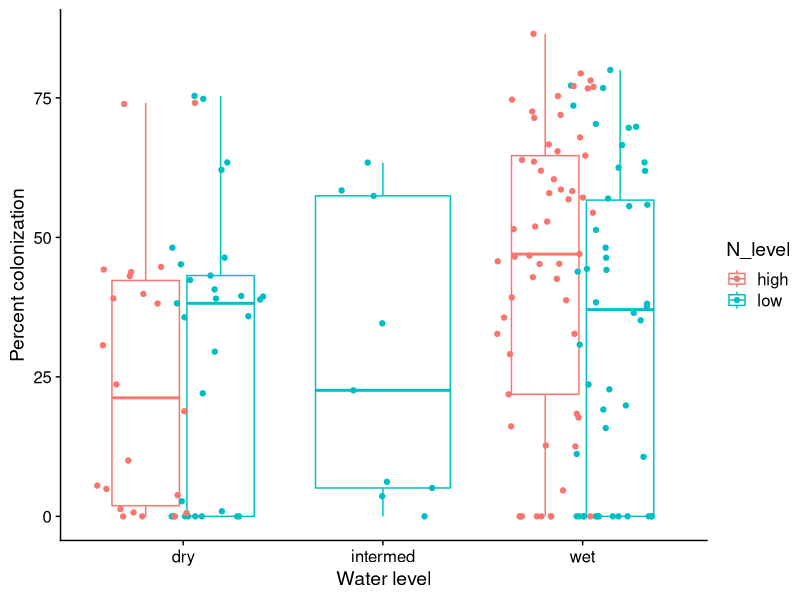

This chart was generated by the following R code: (Note: this script raises an error after producing the figure.)
# Preliminary % colonization plot

library(tidyverse)
library(readxl)
library(cowplot)

harvest_data = read_excel("data/Suillus Harvest Data_cleaned.xlsx")
treatments = read_csv("data/Suillus Treatment Inventory.xlsx - Sheet1.csv")

together = left_join(harvest_data, treatments)
together$Colonized_tips = as.numeric(together$Colonized_tips)
together$Total_root_tips = as.numeric(together$Total_root_tips)
together = mutate(together,
                  percent_colonization = (Colonized_tips/Total_root_tips)*100)

ggplot(data = subset(together, Spore == "spore")) +
  theme_cowplot() +
  geom_boxplot(outlier.alpha = 0,
               aes(x = Water, y = percent_colonization,
                   color = N_level)) +
  geom_point(position = position_jitterdodge(jitter.width = 0.50),
              aes(x = Water, y = percent_colonization,
                  color = N_level)) +
  ylab("Percent colonization") +
  xlab("Water level")

# Making a prettier plot
# Excluding plants where colonization FAILED
# because I am not sure how informative those zeros are.
# Also excluding intermediate water level because
# it is not well replicated.

percent_colonization_plot = ggplot(data = subset(together, Spore == "spore" &
                       Water != "intermed")) +
  theme_cowplot() +
  geom_boxplot(outlier.alpha = 0,
               aes(x = N_level, 
                   y = percent_colonization,
                   # shape = N_level,
                   color = Water)) +
  geom_point(position = position_jitterdodge(dodge.width = 0.8,
                                             jitter.width = 0.3),
             aes(x = N_level, 
                 y = percent_colonization,
                 # shape = N_level,
                 color = Water)) +
  ylab("Percent fungal colonization") +
  xlab("Nitrogen level") + 
  scale_color_manual(values = c("darkgoldenrod2", "royalblue2"))

save_plot("plots/percent_colonization_boxplot.pdf", percent_colonization_plot)

perccol_model = lm(percent_colonization ~ Water*N_level, data = subset(together, Spore == "spore" &
                   Water != "intermed"))
summary(perccol_model)
anova(perccol_model)
